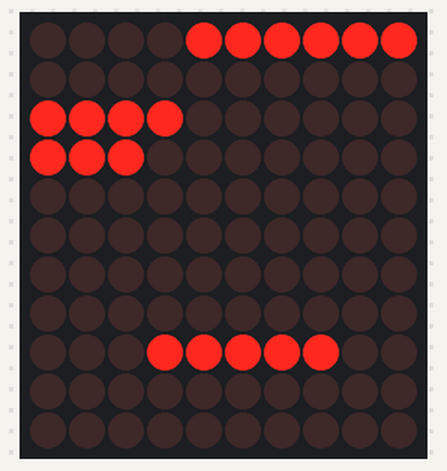
A sketch run on a simulated Arduino Mega 2560, built with avr-gcc and run on an emulated ATmega2560. Parts: 10×11 LED matrix. Wiring (inferred from the names in the program): LED matrix (orientation assumed): rows pin 22, pin 24, pin 26, pin 28, pin 30, pin 31, pin 32, pin 33, pin 34, pin 35, pin 36; columns pin 2, pin 3, pin 4, pin 5, pin 6, pin 7, pin 8, pin 9, pin 11, pin 12.

Above: at 0.1 s.
At 60.1 s:
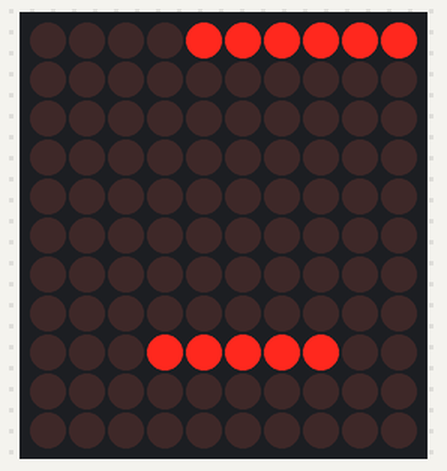

The sketch:

SCHWA_BISCHE_UHR.ino
```cpp
#include <RTClib.h>
#include <Wire.h>

RTC_DS3231 rtc;
// ------------------------------------------------------------
// PIN-LAYOUT (Typ-B Matrix: Zeilen LOW aktiv, Spalten LOW aktiv)
// ------------------------------------------------------------
const int rowPins[11] = {
    22, 24, 26, 28, 30, 31, 32, 33, 34, 35, 36  // ggf. letzte Zeile anpassen
};

const int colPins[11] = {2, 3, 4, 5, 6, 7, 8, 9, 10, 11, 12};

// Framebuffer: 11 Zeilen × 11 Spalten
uint16_t fb[11];

// ------------------------------------------------------------
void clearFB() {
  for (int i = 0; i < 11; i++) fb[i] = 0;
}

void logicalToPhysical(int lr, int lc, int &pr, int &pc) {
  // Hier Regeln eintragen.
  // Vorerst identisch 1:1, bis du deine reale Matrix vermessen hast:
  pr = lr;
  pc = lc;
}

// Hilfsfunktion: einzelnes Zeichen setzen
void setPixel(int lr, int lc) {
  int pr, pc;
  logicalToPhysical(lr, lc, pr, pc);
  fb[pr] |= (1 << pc);
}

// ------------------------------------------------------------
// Wortgruppen manuell definieren (Koordinaten aus deinem Layout)
// Diese Koordinaten musst du bei Bedarf exakt an deine Buchstaben anpassen.
// ------------------------------------------------------------

// ES (Beispiel: Zeile 0, Spalte 0–1)
void set_ES() {
  setPixel(0, 9);
  setPixel(0, 10);
}

// ISCH (Beispiel: Zeile 0, Spalte 3–6)
void set_ISCH() {
  setPixel(0, 7);
  setPixel(0, 6);
  setPixel(0, 5);
  setPixel(0, 4);
}

// DREIVIERTL
void set_DREIVIERTL() {
  setPixel(1, 1);
  setPixel(1, 2);
  setPixel(1, 3);
  setPixel(1, 4);
  setPixel(1, 5);
  setPixel(1, 6);
  setPixel(1, 7);
  setPixel(1, 8);
  setPixel(1, 9);
  setPixel(1, 10);
}

// VIERTL
void set_VIERTL() {
  setPixel(1, 1);
  setPixel(1, 2);
  setPixel(1, 3);
  setPixel(1, 4);
  setPixel(1, 5);
  setPixel(1, 6);
}

// ZEHN
void set_ZEHN() {
  setPixel(2, 7);
  setPixel(2, 8);
  setPixel(2, 9);
  setPixel(2, 10);
}

// FÜNF (für „FÜNF NACH“ → Minutenwort, Beispiel: Zeile 2, Spalte 0–3)
void set_FUENF_minute() {
  setPixel(2, 0);
  setPixel(2, 1);
  setPixel(2, 2);
  setPixel(2, 3);
}

// VOR
void set_VOR() {
  setPixel(3, 0);
  setPixel(3, 1);
  setPixel(3, 2);
}

// NACH (Beispiel: Zeile 2, Spalte 5–8)
void set_NACH() {
  setPixel(3, 7);
  setPixel(3, 8);
  setPixel(3, 9);
  setPixel(3, 10);
}

// HALB
void set_HALB() {
  setPixel(4, 7);
  setPixel(4, 8);
  setPixel(4, 9);
  setPixel(4, 10);
}

// FÜNF (für Stundenwort, Beispiel: Zeile 4, Spalte 0–3)
void set_FUENF_hour() {
  setPixel(4, 1);
  setPixel(4, 2);
  setPixel(4, 3);
  setPixel(4, 4);
  setPixel(4, 5);
}

// OISE
void set_OISE_hour() {
  setPixel(5, 7);
  setPixel(5, 8);
  setPixel(5, 9);
  setPixel(5, 10);
}

// SECHSE
void set_SECHSE_hour() {
  setPixel(5, 3);
  setPixel(5, 4);
  setPixel(5, 5);
  setPixel(5, 6);
  setPixel(5, 7);
  setPixel(5, 8);
}

// ELFE
void set_ELFE_hour() {
  setPixel(5, 0);
  setPixel(5, 1);
  setPixel(5, 2);
  setPixel(5, 3);
}

// ZWOIE
void set_ZWOIE_hour() {
  setPixel(6, 6);
  setPixel(6, 7);
  setPixel(6, 8);
  setPixel(6, 9);
  setPixel(6, 10);
}

// ACHTE
void set_ACHTE_hour() {
  setPixel(6, 1);
  setPixel(6, 2);
  setPixel(6, 3);
  setPixel(6, 4);
  setPixel(6, 5);
}

// ZWÖLFE
void set_ZWOELFE_hour() {
  setPixel(7, 0);
  setPixel(7, 1);
  setPixel(7, 2);
  setPixel(7, 3);
  setPixel(7, 4);
  setPixel(7, 5);
}

// DREIE
void set_DREIE_hour() {
  setPixel(7, 6);
  setPixel(7, 7);
  setPixel(7, 8);
  setPixel(7, 9);
  setPixel(7, 10);
}

// ZEHNE
void set_ZEHNE_hour() {
  setPixel(8, 6);
  setPixel(8, 7);
  setPixel(8, 8);
  setPixel(8, 9);
  setPixel(8, 10);
}

// NEUNE
void set_NEUNE_hour() {
  setPixel(8, 3);
  setPixel(8, 4);
  setPixel(8, 5);
  setPixel(8, 6);
  setPixel(8, 7);
}

// VIERE
void set_VIERE_hour() {
  setPixel(9, 0);
  setPixel(9, 1);
  setPixel(9, 2);
  setPixel(9, 3);
  setPixel(9, 4);
}

// SIEBENE
void set_SIEBENE_hour() {
  setPixel(9, 5);
  setPixel(9, 6);
  setPixel(9, 7);
  setPixel(9, 8);
  setPixel(9, 9);
  setPixel(9, 10);
}

// ------------------------------------------------------------
// Multiplex-Output
// ------------------------------------------------------------
void scan() {
  for (int r = 0; r < 11; r++) {
    for (int i = 0; i < 11; i++) digitalWrite(rowPins[i], HIGH);

    for (int c = 0; c < 11; c++) {
      if (fb[r] & (1 << c))
        digitalWrite(colPins[c], HIGH);
      else
        digitalWrite(colPins[c], LOW);
    }

    digitalWrite(rowPins[r], LOW);

    delayMicroseconds(300);

    digitalWrite(rowPins[r], HIGH);
  }
}

// ------------------------------------------------------------
void renderTime(int h, int m) {
  clearAll();

  set_ES();
  set_ISCH();

  int displayHour = h;

  if (m < 5) {
    // exakt volle Stunde
    // keine Minutenwörter
  } else if (m < 10) {
    set_FUENF_minute();
    set_NACH();
  } else if (m < 15) {
    set_ZEHN();
    set_NACH();
  } else if (m < 20) {
    set_VIERTL();
    set_NACH();
  } else if (m < 25) {
    set_ZEHN();
    set_VOR();
    set_HALB();
    displayHour = (h + 1) % 12;
  } else if (m < 30) {
    set_FUENF_minute();
    set_VOR();
    set_HALB();
    displayHour = (h + 1) % 12;
  } else if (m < 33) {
    set_HALB();
    displayHour = (h + 1) % 12;
  } else if (m < 40) {
    set_FUENF_minute();
    set_NACH();
    set_HALB();
    displayHour = (h + 1) % 12;
  } else if (m < 45) {
    set_ZEHN();
    set_NACH();
    set_HALB();
    displayHour = (h + 1) % 12;
  } else if (m < 50) {
    set_VIERTL();
    set_VOR();
    displayHour = (h + 1) % 12;
  } else if (m < 55) {
    set_ZEHN();
    set_VOR();
    displayHour = (h + 1) % 12;
  } else {
    set_FUENF_minute();
    set_VOR();
    displayHour = (h + 1) % 12;
  }

  switch (displayHour) {
    case 1:
      set_OISE_hour();
      break;
    case 2:
      set_ZWOIE_hour();
      break;
    case 3:
      set_DREIE_hour();
      break;
    case 4:
      set_VIERE_hour();
      break;
    case 5:
      set_FUENF_hour();
      break;
    case 6:
      set_SECHSE_hour();
      break;
    case 7:
      set_SIEBENE_hour();
      break;
    case 8:
      set_ACHTE_hour();
      break;
    case 9:
      set_NEUNE_hour();
      break;
    case 10:
      set_ZEHNE_hour();
      break;
    case 11:
      set_ELFE_hour();
      break;
    case 12:
      set_ZWOELFE_hour();
      break;
    case 0:
      set_ZWOELFE_hour();
      break;
  }
}

// ------------------------------------------------------------
void setup() {
  for (int i = 0; i < 11; i++) {
    pinMode(rowPins[i], OUTPUT);
    pinMode(colPins[i], OUTPUT);
  }

  Wire.begin();
  rtc.begin();

  if (rtc.lostPower()) {
    rtc.adjust(DateTime(F(__DATE__), F(__TIME__)));
  }
}


// ------------------------------------------------------------
void clearAll() {
  for (int i = 0; i < 11; i++) {
    fb[i] = 0;
  }
}

// ------------------------------------------------------------

unsigned long lastMillis = 0;
int h = 8;
int m = 59;

int normalize12(int x) {
  x = x % 12;
  if (x == 0) x = 12;
  return x;
}

void loop() {
  unsigned long t = millis();

  if (t - lastMillis >= 60000) {
    lastMillis = t;

    m++;
    if (m >= 60) {
      m = 0;
      h++;
      if (h > 12) h = 1;
    }
  }

  renderTime(h, m);
  scan();
}
```

Measured:
- what the display in image 0 shows lasts 60.1 s, from 0.0 s to 60.1 s
